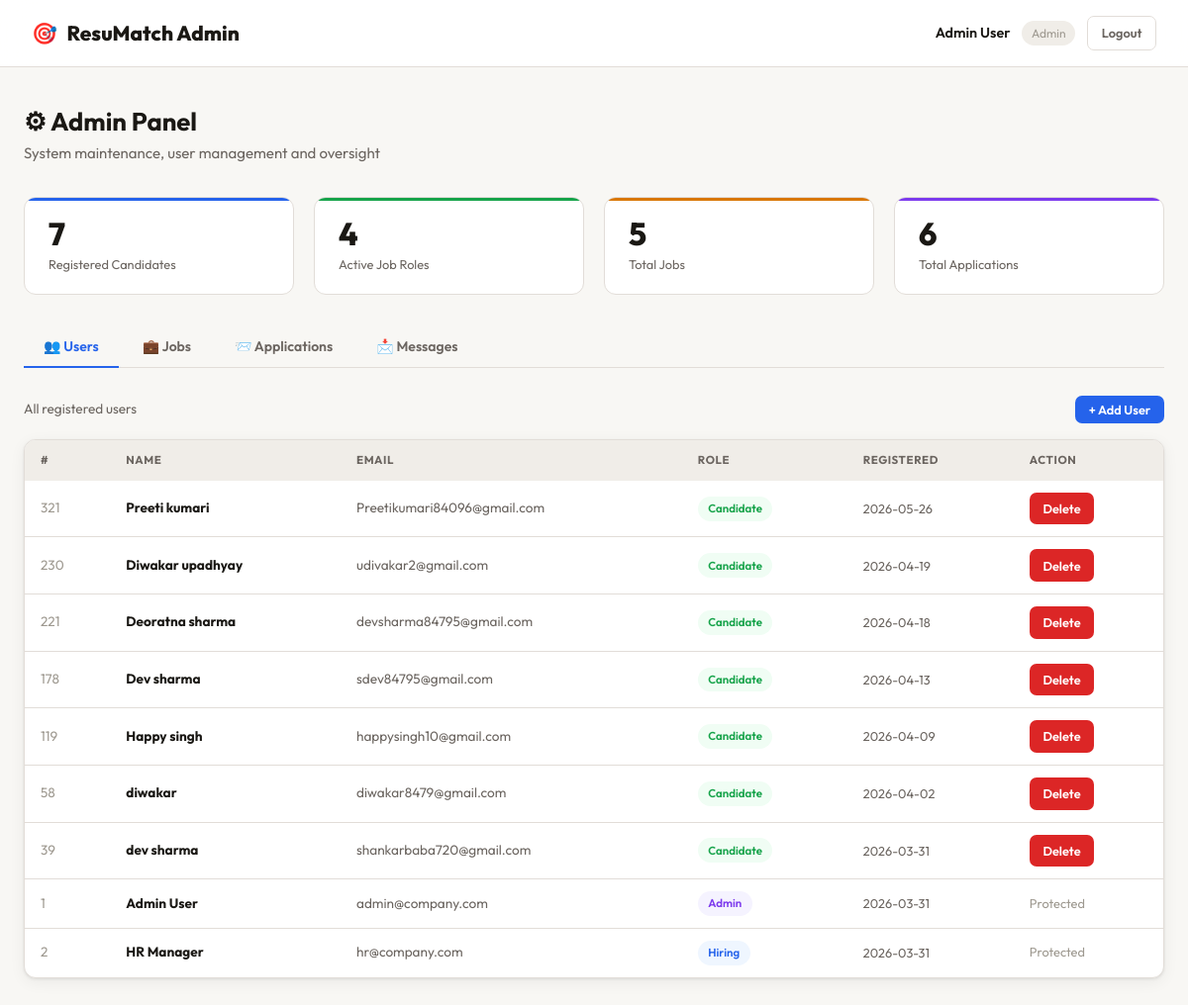
The page /admin (signed in) on the database its author committed.
### tables this page shows
CREATE TABLE users (
            id INTEGER PRIMARY KEY AUTOINCREMENT,
            name TEXT NOT NULL,
            email TEXT UNIQUE NOT NULL,
            password TEXT NOT NULL,
            role TEXT NOT NULL,
            created_at TEXT DEFAULT CURRENT_TIMESTAMP
        );

### app.py (the view)
@app.route('/admin')
@require_role('admin')
def admin_dashboard():
    conn = get_db()
    users = conn.execute("SELECT * FROM users ORDER BY created_at DESC").fetchall()
    jobs  = conn.execute("SELECT j.*, u.name as poster FROM jobs j LEFT JOIN users u ON j.posted_by=u.id ORDER BY j.created_at DESC").fetchall()
    apps  = conn.execute('''SELECT a.*, c.full_name, u.email, j.title as job_title
        FROM applications a JOIN candidates c ON a.candidate_id=c.id
        JOIN users u ON c.user_id=u.id JOIN jobs j ON a.job_id=j.id
        ORDER BY a.applied_at DESC''').fetchall()
    contacts = conn.execute('SELECT * FROM contacts ORDER BY created_at DESC').fetchall()
    stats = {
        'users': conn.execute("SELECT COUNT(*) FROM users WHERE role='candidate'").fetchone()[0],
        'jobs': conn.execute('SELECT COUNT(*) FROM jobs').fetchone()[0],
        'active_jobs': conn.execute('SELECT COUNT(*) FROM jobs WHERE is_active=1').fetchone()[0],
        'apps': conn.execute('SELECT COUNT(*) FROM applications').fetchone()[0],
    }
    conn.close()
    return render_template('admin.html', users=users, jobs=jobs,
                           applications=apps, contacts=contacts, stats=stats)

### app.py (called while the page is built)
def get_db():
    conn = sqlite3.connect(DB)
    conn.row_factory = sqlite3.Row
    return conn

def require_role(*roles):
    def decorator(f):
        @wraps(f)
        def wrapper(*args, **kwargs):
            if 'user_id' not in session:
                return redirect(url_for('login'))
            if session.get('user_role') not in roles:
                return redirect(url_for('login'))
            return f(*args, **kwargs)
        return wrapper
    return decorator

### templates/admin.html (shortened to what this page needs)
<!DOCTYPE html>
<html lang="en">
<head>
<link rel="stylesheet" href="{{ url_for('static',filename='css/style.css') }}">
</head>
<body>
<nav class="navbar">
  <div class="nav-brand"><span>🎯</span><span>ResuMatch Admin</span></div>
  <div class="nav-user">
    <span class="nav-user-name">{{ session.user_name }}</span>
    <span class="nav-user-role">Admin</span>
    <a href="{{ url_for('logout') }}" class="btn btn-ghost btn-sm">Logout</a>
  </div>
</nav>
<div class="container" style="padding:2.5rem 1.5rem">
  <div style="margin-bottom:2rem">
    <h1 style="font-size:1.6rem">⚙ Admin Panel</h1>
    <p style="color:var(--text2);margin-top:.25rem">System maintenance, user management and oversight</p>
  </div>
  <div class="grid-4" style="margin-bottom:2rem">
    <div class="stat-card stat-blue"><div class="stat-num">{{ stats.users }}</div><div class="stat-label">Registered Candidates</div></div>
    <div class="stat-card stat-green"><div class="stat-num">{{ stats.active_jobs }}</div><div class="stat-label">Active Job Roles</div></div>
    <div class="stat-card stat-amber"><div class="stat-num">{{ stats.jobs }}</div><div class="stat-label">Total Jobs</div></div>
    <div class="stat-card stat-purple"><div class="stat-num">{{ stats.apps }}</div><div class="stat-label">Total Applications</div></div>
  </div>
  <div class="tabs">
    <button class="tab-btn active" onclick="switchTab('users',this)">👥 Users</button>
    <button class="tab-btn" onclick="switchTab('jobs',this)">💼 Jobs</button>
    <button class="tab-btn" onclick="switchTab('apps',this)">📨 Applications</button>
    <button class="tab-btn" onclick="switchTab('contacts',this)">📩 Messages</button>
  </div>
  <div class="tab-panel active" id="tab-users">
    <div style="display:flex;justify-content:space-between;align-items:center;margin-bottom:1rem">
      <div style="font-size:.85rem;color:var(--text2)">All registered users</div>
      <button class="btn btn-primary btn-sm" onclick="document.getElementById('addUserModal').classList.add('open')">+ Add User</button>
    </div>
    <div class="table-wrap card" style="padding:0">
      <table>
        <thead><tr><th>#</th><th>Name</th><th>Email</th><th>Role</th><th>Registered</th><th>Action</th></tr></thead>
        <tbody>
          {% for u in users %}
          <tr>
            <td style="color:var(--text3)">{{ u.id }}</td>
            <td><strong>{{ u.name }}</strong></td>
            <td style="color:var(--text2)">{{ u.email }}</td>
            <td>
              {% if u.role=='admin' %}<span class="badge badge-purple">Admin</span>
              {% elif u.role=='hiring' %}<span class="badge badge-blue">Hiring</span>
              {% else %}<span class="badge badge-green">Candidate</span>{% endif %}
            </td>
            <td style="color:var(--text2);font-size:.8rem">{{ u.created_at[:10] }}</td>
            <td>
              {% if u.role=='candidate' %}
              <a href="{{ url_for('delete_user',uid=u.id) }}" class="btn btn-sm btn-danger"
                onclick="return confirm('Delete this user?')">Delete</a>
              {% else %}<span style="color:var(--text3);font-size:.8rem">Protected</span>{% endif %}
            </td>
          </tr>
          {% endfor %}
        </tbody>
      </table>
    </div>
  </div>
</div>
</body>
</html>

### static/css/style.css (style rules this page uses)
:root { --bg: #f8f7f4; --bg2: #f0ede8; --white: #ffffff; --border: #e2ddd8; --border2: #ccc8c2; --text: #1a1814; --text2: #6b6560; --text3: #9e9990; --accent: #2563eb; --accent-h: #1d4ed8; --accent-l: #eff6ff; --green: #16a34a; --green-l: #f0fdf4; --amber: #d97706; --amber-l: #fffbeb; --red: #dc2626; --red-l: #fef2f2; --purple: #7c3aed; --purple-l: #f5f3ff; --radius: 12px; --radius-lg: 18px; --shadow: 0 1px 3px rgba(0, 0, 0, .08), 0 4px 16px rgba(0, 0, 0, .06); --shadow-lg: 0 4px 6px rgba(0, 0, 0, .05), 0 10px 40px rgba(0, 0, 0, .1); }
* { margin: 0; padding: 0; box-sizing: border-box; }
html { scroll-behavior: smooth; }
body { font-family: 'Outfit', sans-serif; background: var(--bg); color: var(--text); line-height: 1.6; font-size: 15px; }
h1, h2, h3, h4, h5 { font-weight: 700; line-height: 1.2; }
a { color: var(--accent); text-decoration: none; }
.navbar { background: rgba(255, 255, 255, .92); backdrop-filter: blur(16px); border-bottom: 1px solid var(--border); position: sticky; top: 0; z-index: 200; padding: 0 2rem; height: 68px; display: flex; align-items: center; justify-content: space-between; }
.nav-brand { display: flex; align-items: center; gap: .6rem; font-size: 1.3rem; font-weight: 800; color: var(--text); }
.nav-user { display: flex; align-items: center; gap: .75rem; }
.nav-user-name { font-weight: 600; font-size: .9rem; }
.nav-user-role { font-size: .75rem; color: var(--text3); background: var(--bg2); padding: .2rem .6rem; border-radius: 20px; }
.btn { display: inline-flex; align-items: center; gap: .45rem; padding: .6rem 1.3rem; border: none; border-radius: 9px; font-family: inherit; font-size: .875rem; font-weight: 600; cursor: pointer; transition: all .18s; text-decoration: none; white-space: nowrap; }
.btn-primary { background: var(--accent); color: #fff; }
.btn-ghost { background: transparent; color: var(--text2); border: 1.5px solid var(--border); }
.btn-danger { background: var(--red); color: #fff; }
.btn-sm { padding: .38rem .85rem; font-size: .8rem; border-radius: 7px; }
.card { background: var(--white); border: 1px solid var(--border); border-radius: var(--radius-lg); padding: 1.5rem; box-shadow: var(--shadow); }
.badge { display: inline-flex; align-items: center; gap: .3rem; padding: .2rem .65rem; border-radius: 20px; font-size: .72rem; font-weight: 600; }
.badge-blue { background: var(--accent-l); color: var(--accent); }
.badge-green { background: var(--green-l); color: var(--green); }
.badge-purple { background: var(--purple-l); color: var(--purple); }
.container { max-width: 1200px; margin: 0 auto; padding: 0 1.5rem; }
.grid-4 { display: grid; grid-template-columns: repeat(4, 1fr); gap: 1.25rem; }
.stat-card { background: var(--white); border: 1px solid var(--border); border-radius: var(--radius); padding: 1.25rem 1.5rem; position: relative; overflow: hidden; }
.stat-card::after { content: ''; position: absolute; top: 0; left: 0; right: 0; height: 3px; }
.stat-blue::after { background: var(--accent); }
.stat-green::after { background: var(--green); }
.stat-amber::after { background: var(--amber); }
.stat-purple::after { background: var(--purple); }
.stat-num { font-size: 2rem; font-weight: 800; line-height: 1; }
.stat-label { color: var(--text2); font-size: .8rem; margin-top: .3rem; }
.table-wrap { overflow-x: auto; border-radius: var(--radius); }
table { width: 100%; border-collapse: collapse; font-size: .85rem; }
thead tr { background: var(--bg2); }
th { padding: .7rem 1rem; text-align: left; font-size: .72rem; font-weight: 700; color: var(--text2); text-transform: uppercase; letter-spacing: .05em; white-space: nowrap; }
td { padding: .75rem 1rem; border-bottom: 1px solid var(--border); vertical-align: middle; }
tr:last-child td { border-bottom: none; }
.tabs { display: flex; gap: .25rem; border-bottom: 1.5px solid var(--border); margin-bottom: 1.75rem; }
.tab-btn { background: none; border: none; color: var(--text2); padding: .7rem 1.25rem; font-family: inherit; font-size: .875rem; font-weight: 600; cursor: pointer; border-bottom: 2px solid transparent; margin-bottom: -1.5px; transition: all .18s; }
.tab-btn.active { color: var(--accent); border-bottom-color: var(--accent); }
.tab-panel { display: none; animation: fadeIn .25s ease; }
.tab-panel.active { display: block; }

### rows shown on the page
users: user_name "Admin User", id "1", name "Admin User", email "admin@company.com", role "Admin", created_at "2026-03-31"
users: id "321", name "Preeti kumari", email "Preetikumari84096@gmail.com", role "Candidate", created_at "2026-05-26"
users: id "230", name "Diwakar upadhyay", email "udivakar2@gmail.com", role "Candidate", created_at "2026-04-19"
users: id "221", name "Deoratna sharma", email "devsharma84795@gmail.com", role "Candidate", created_at "2026-04-18"
users: id "178", name "Dev sharma", email "sdev84795@gmail.com", role "Candidate", created_at "2026-04-13"
users: id "119", name "Happy singh", email "happysingh10@gmail.com", role "Candidate", created_at "2026-04-09"
users: id "58", name "diwakar", email "diwakar8479@gmail.com", role "Candidate", created_at "2026-04-02"
users: id "39", name "dev sharma", email "shankarbaba720@gmail.com", role "Candidate", created_at "2026-03-31"
users: id "2", name "HR Manager", email "hr@company.com", role "Hiring", created_at "2026-03-31"

### other values the page prints
{{ stats.users }} "7"
{{ stats.active_jobs }} "4"
{{ stats.jobs }} "5"
{{ stats.apps }} "6"
